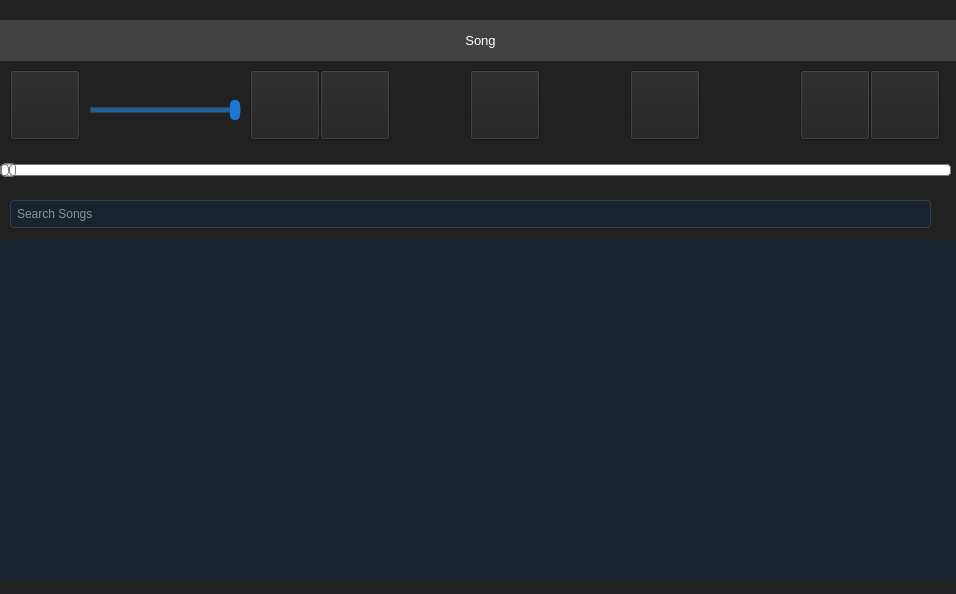
<ui version="4.0">
 <author/>
 <comment/>
 <exportmacro/>
 <class>AudioPlayer</class>
 <widget name="AudioPlayer" class="QMainWindow">
  <property name="geometry">
   <rect>
    <x>0</x>
    <y>0</y>
    <width>956</width>
    <height>594</height>
   </rect>
  </property>
  <property name="windowTitle">
   <string>MainWindow</string>
  </property>
  <property name="windowIcon">
   <iconset resource="resource.qrc">
    <normaloff>:/img/img/Player/music_0wh_icon.ico</normaloff>:/img/img/Player/music_0wh_icon.ico</iconset>
  </property>
  <property name="styleSheet">
   <string notr="true">background-color:#212121;</string>
  </property>
  <widget class="QWidget" name="centralWidget">
   <property name="sizePolicy">
    <sizepolicy hsizetype="Fixed" vsizetype="Fixed">
     <horstretch>0</horstretch>
     <verstretch>0</verstretch>
    </sizepolicy>
   </property>
   <widget class="QSlider" name="seekBar">
    <property name="geometry">
     <rect>
      <x>0</x>
      <y>160</y>
      <width>951</width>
      <height>20</height>
     </rect>
    </property>
    <property name="mouseTracking">
     <bool>true</bool>
    </property>
    <property name="focusPolicy">
     <enum>Qt::NoFocus</enum>
    </property>
    <property name="acceptDrops">
     <bool>false</bool>
    </property>
    <property name="styleSheet">
     <string notr="true">QSlider::groove:horizontal {
border: 1px solid #bbb;
background: white;
height: 10px;
border-radius: 4px;
}

QSlider::sub-page:horizontal {
background: qlineargradient(x1: 0, y1: 0,    x2: 0, y2: 1,
stop: 0 #66e, stop: 1 #bbf);
background: qlineargradient(x1: 0, y1: 0.2, x2: 1, y2: 1,
stop: 0 #bbf, stop: 1 #55f);
border: 1px solid #777;
height: 10px;
border-radius: 4px;
}

QSlider::add-page:horizontal {
background: #fff;
border: 1px solid #777;
height: 10px;
border-radius: 4px;
}

QSlider::handle:horizontal {
background: qlineargradient(x1:0, y1:0, x2:1, y2:1,
stop:0 #eee, stop:1 #ccc);
border: 1px solid #777;
width: 13px;
margin-top: -2px;
margin-bottom: -2px;
border-radius: 4px;
}

QSlider::handle:horizontal:hover {
background: qlineargradient(x1:0, y1:0, x2:1, y2:1,
stop:0 #fff, stop:1 #ddd);
border: 1px solid #444;
border-radius: 4px;
}

QSlider::sub-page:horizontal:disabled {
background: #bbb;
border-color: #999;
}

QSlider::add-page:horizontal:disabled {
background: #eee;
border-color: #999;
}

QSlider::handle:horizontal:disabled {
background: #eee;
border: 1px solid #aaa;
border-radius: 4px;
}</string>
    </property>
    <property name="maximum">
     <number>1000</number>
    </property>
    <property name="orientation">
     <enum>Qt::Horizontal</enum>
    </property>
   </widget>
   <widget class="QPushButton" name="back">
    <property name="geometry">
     <rect>
      <x>470</x>
      <y>70</y>
      <width>70</width>
      <height>70</height>
     </rect>
    </property>
    <property name="focusPolicy">
     <enum>Qt::NoFocus</enum>
    </property>
    <property name="toolTip">
     <string>backword</string>
    </property>
    <property name="styleSheet">
     <string notr="true">QPushButton:checked {
  background-color: #212121;
  border-radius: 4px;
  padding: 3px;

}



QPushButton:checked:selected {
  background: #1464A0;
  color: #32414B;
}

QPushButton:checked:hover {
  border: 1px solid #ffd000;
  color: #ffd000;
}


QPushButton:pressed {
  background-color: #19232D;
  border: 1px solid #19232D;
}

QPushButton:pressed:hover {
  border: 1px solid #148CD2;
}

QPushButton:hover {
  border: 1px solid #ffd000;
  color: #ffd000;
}

</string>
    </property>
    <property name="text">
     <string/>
    </property>
    <property name="icon">
     <iconset resource="resource.qrc">
      <normaloff>:/img/img/Player/left-arrow.png</normaloff>:/img/img/Player/left-arrow.png</iconset>
    </property>
    <property name="iconSize">
     <size>
      <width>40</width>
      <height>40</height>
     </size>
    </property>
   </widget>
   <widget class="QPushButton" name="play">
    <property name="geometry">
     <rect>
      <x>550</x>
      <y>70</y>
      <width>70</width>
      <height>70</height>
     </rect>
    </property>
    <property name="focusPolicy">
     <enum>Qt::NoFocus</enum>
    </property>
    <property name="toolTip">
     <string>Play / Pause</string>
    </property>
    <property name="styleSheet">
     <string notr="true">QPushButton:checked {
  background-color: #212121;
  border-radius: 4px;
  padding: 3px;

}



QPushButton:checked:selected {
  background: #1464A0;
  color: #32414B;
}

QPushButton:checked:hover {
  border: 1px solid #ffd000;
  color: #ffd000;
}


QPushButton:pressed {
  background-color: #19232D;
  border: 1px solid #19232D;
}

QPushButton:pressed:hover {
  border: 1px solid #148CD2;
}

QPushButton:hover {
  border: 1px solid #ffd000;
  color: #ffd000;
}

</string>
    </property>
    <property name="text">
     <string/>
    </property>
    <property name="icon">
     <iconset resource="resource.qrc">
      <normaloff>:/img/img/Player/play-button.png</normaloff>:/img/img/Player/play-button.png</iconset>
    </property>
    <property name="iconSize">
     <size>
      <width>50</width>
      <height>50</height>
     </size>
    </property>
    <property name="checkable">
     <bool>true</bool>
    </property>
    <property name="checked">
     <bool>true</bool>
    </property>
   </widget>
   <widget class="QPushButton" name="forward">
    <property name="geometry">
     <rect>
      <x>630</x>
      <y>70</y>
      <width>70</width>
      <height>70</height>
     </rect>
    </property>
    <property name="focusPolicy">
     <enum>Qt::NoFocus</enum>
    </property>
    <property name="toolTip">
     <string>Forword</string>
    </property>
    <property name="styleSheet">
     <string notr="true">QPushButton:checked {
  background-color: #212121;
  border-radius: 4px;
  padding: 3px;

}



QPushButton:checked:selected {
  background: #1464A0;
  color: #32414B;
}

QPushButton:checked:hover {
  border: 1px solid #ffd000;
  color: #ffd000;
}


QPushButton:pressed {
  background-color: #19232D;
  border: 1px solid #19232D;
}

QPushButton:pressed:hover {
  border: 1px solid #148CD2;
}

QPushButton:hover {
  border: 1px solid #ffd000;
  color: #ffd000;
}

</string>
    </property>
    <property name="text">
     <string/>
    </property>
    <property name="icon">
     <iconset resource="resource.qrc">
      <normaloff>:/img/img/Player/right-arrow.png</normaloff>:/img/img/Player/right-arrow.png</iconset>
    </property>
    <property name="iconSize">
     <size>
      <width>50</width>
      <height>50</height>
     </size>
    </property>
   </widget>
   <widget class="QPushButton" name="add">
    <property name="geometry">
     <rect>
      <x>320</x>
      <y>70</y>
      <width>70</width>
      <height>70</height>
     </rect>
    </property>
    <property name="focusPolicy">
     <enum>Qt::NoFocus</enum>
    </property>
    <property name="toolTip">
     <string>Open</string>
    </property>
    <property name="styleSheet">
     <string notr="true">QPushButton:checked {
  background-color: #212121;
  border-radius: 4px;
  padding: 3px;

}



QPushButton:checked:selected {
  background: #1464A0;
  color: #32414B;
}

QPushButton:checked:hover {
  border: 1px solid #ffd000;
  color: #ffd000;
}


QPushButton:pressed {
  background-color: #19232D;
  border: 1px solid #19232D;
}

QPushButton:pressed:hover {
  border: 1px solid #148CD2;
}

QPushButton:hover {
  border: 1px solid #ffd000;
  color: #ffd000;
}

</string>
    </property>
    <property name="text">
     <string/>
    </property>
    <property name="icon">
     <iconset resource="resource.qrc">
      <normaloff>:/img/img/Player/folder.png</normaloff>:/img/img/Player/folder.png</iconset>
    </property>
    <property name="iconSize">
     <size>
      <width>50</width>
      <height>50</height>
     </size>
    </property>
   </widget>
   <widget class="QPushButton" name="remove">
    <property name="geometry">
     <rect>
      <x>250</x>
      <y>70</y>
      <width>70</width>
      <height>70</height>
     </rect>
    </property>
    <property name="focusPolicy">
     <enum>Qt::NoFocus</enum>
    </property>
    <property name="toolTip">
     <string>Remove</string>
    </property>
    <property name="styleSheet">
     <string notr="true">QPushButton:checked {
  background-color: #212121;
  border-radius: 4px;
  padding: 3px;

}



QPushButton:checked:selected {
  background: #1464A0;
  color: #32414B;
}

QPushButton:checked:hover {
  border: 1px solid #ffd000;
  color: #ffd000;
}


QPushButton:pressed {
  background-color: #19232D;
  border: 1px solid #19232D;
}

QPushButton:pressed:hover {
  border: 1px solid #148CD2;
}

QPushButton:hover {
  border: 1px solid #ffd000;
  color: #ffd000;
}

</string>
    </property>
    <property name="text">
     <string/>
    </property>
    <property name="icon">
     <iconset resource="resource.qrc">
      <normaloff>:/img/img/Player/remove.png</normaloff>:/img/img/Player/remove.png</iconset>
    </property>
    <property name="iconSize">
     <size>
      <width>50</width>
      <height>50</height>
     </size>
    </property>
   </widget>
   <widget class="QLabel" name="currentSong">
    <property name="geometry">
     <rect>
      <x>0</x>
      <y>20</y>
      <width>961</width>
      <height>41</height>
     </rect>
    </property>
    <property name="font">
     <font>
      <pointsize>10</pointsize>
     </font>
    </property>
    <property name="styleSheet">
     <string notr="true">background-color:#424242;
color:white;</string>
    </property>
    <property name="text">
     <string>Song</string>
    </property>
    <property name="alignment">
     <set>Qt::AlignCenter</set>
    </property>
   </widget>
   <widget class="QListWidget" name="listWidget">
    <property name="geometry">
     <rect>
      <x>0</x>
      <y>240</y>
      <width>961</width>
      <height>341</height>
     </rect>
    </property>
    <property name="focusPolicy">
     <enum>Qt::NoFocus</enum>
    </property>
    <property name="contextMenuPolicy">
     <enum>Qt::NoContextMenu</enum>
    </property>
    <property name="styleSheet">
     <string notr="true">QWidget {
  background-color: #19232D;
  border: 0px solid #32414B;
  padding: 0px;
  color: #F0F0F0;
  selection-background-color: #1464A0;
  selection-color: #F0F0F0;
}

QWidget:disabled {
  background-color: #19232D;
  color: #787878;
  selection-background-color: #14506E;
  selection-color: #787878;
}

QWidget::item:selected {
  background-color: #1464A0;
}

QWidget::item:hover {
  background-color: #148CD2;
  color: #32414B;
}</string>
    </property>
    <property name="editTriggers">
     <set>QAbstractItemView::DoubleClicked</set>
    </property>
    <property name="showDropIndicator" stdset="0">
     <bool>false</bool>
    </property>
    <property name="movement">
     <enum>QListView::Static</enum>
    </property>
    <property name="spacing">
     <number>5</number>
    </property>
    <property name="viewMode">
     <enum>QListView::ListMode</enum>
    </property>
    <property name="currentRow">
     <number>-1</number>
    </property>
   </widget>
   <widget class="QPushButton" name="repeat">
    <property name="geometry">
     <rect>
      <x>870</x>
      <y>70</y>
      <width>70</width>
      <height>70</height>
     </rect>
    </property>
    <property name="focusPolicy">
     <enum>Qt::NoFocus</enum>
    </property>
    <property name="toolTip">
     <string>Repeat</string>
    </property>
    <property name="styleSheet">
     <string notr="true">QPushButton:checked {
  background-color: #212121;
  border-radius: 4px;
  padding: 3px;

}



QPushButton:checked:selected {
  background: #1464A0;
  color: #32414B;
}

QPushButton:checked:hover {
  border: 1px solid #ffd000;
  color: #ffd000;
}


QPushButton:pressed {
  background-color: #19232D;
  border: 1px solid #19232D;
}

QPushButton:pressed:hover {
  border: 1px solid #148CD2;
}

QPushButton:hover {
  border: 1px solid #ffd000;
  color: #ffd000;
}

</string>
    </property>
    <property name="text">
     <string/>
    </property>
    <property name="icon">
     <iconset resource="resource.qrc">
      <normaloff>:/img/img/Player/repeat.png</normaloff>:/img/img/Player/repeat.png</iconset>
    </property>
    <property name="iconSize">
     <size>
      <width>50</width>
      <height>50</height>
     </size>
    </property>
    <property name="checkable">
     <bool>true</bool>
    </property>
   </widget>
   <widget class="QPushButton" name="shuffle">
    <property name="geometry">
     <rect>
      <x>800</x>
      <y>70</y>
      <width>70</width>
      <height>70</height>
     </rect>
    </property>
    <property name="focusPolicy">
     <enum>Qt::NoFocus</enum>
    </property>
    <property name="toolTip">
     <string>Shuffle</string>
    </property>
    <property name="styleSheet">
     <string notr="true">QPushButton:checked {
  background-color: #212121;
  border-radius: 4px;
  padding: 3px;

}



QPushButton:checked:selected {
  background: #1464A0;
  color: #32414B;
}

QPushButton:checked:hover {
  border: 1px solid #ffd000;
  color: #ffd000;
}


QPushButton:pressed {
  background-color: #19232D;
  border: 1px solid #19232D;
}

QPushButton:pressed:hover {
  border: 1px solid #148CD2;
}

QPushButton:hover {
  border: 1px solid #ffd000;
  color: #ffd000;
}

</string>
    </property>
    <property name="text">
     <string/>
    </property>
    <property name="icon">
     <iconset resource="resource.qrc">
      <normaloff>:/img/img/Player/shuffle-arrows.png</normaloff>:/img/img/Player/shuffle-arrows.png</iconset>
    </property>
    <property name="iconSize">
     <size>
      <width>50</width>
      <height>50</height>
     </size>
    </property>
    <property name="checkable">
     <bool>true</bool>
    </property>
   </widget>
   <widget class="QSlider" name="volumeBar">
    <property name="geometry">
     <rect>
      <x>90</x>
      <y>100</y>
      <width>151</width>
      <height>20</height>
     </rect>
    </property>
    <property name="focusPolicy">
     <enum>Qt::NoFocus</enum>
    </property>
    <property name="toolTip">
     <string>Volume</string>
    </property>
    <property name="styleSheet">
     <string notr="true">QSlider:disabled {
  background: #19232D;
}

QSlider:focus {
  border: none;
}

QSlider::groove:horizontal {
  background: #32414B;
  border: 1px solid #32414B;
  height: 4px;
  margin: 0px;
  border-radius: 4px;
}






QSlider::sub-page:horizontal {
  background: #1464A0;
  border: 1px solid #32414B;
  height: 4px;
  margin: 0px;
  border-radius: 4px;
}

QSlider::sub-page:horizontal:disabled {
  background: #14506E;
}

QSlider::handle:horizontal {
  background: #1976d2;
  border: 1px solid #1976d2;
  width: 8px;
  height: 8px;
  margin: -8px 0px;
  border-radius: 4px;
}

QSlider::handle:horizontal:hover {
  background: #1976d2;
  border: 1px solid #1976d2;
}



</string>
    </property>
    <property name="maximum">
     <number>100</number>
    </property>
    <property name="value">
     <number>100</number>
    </property>
    <property name="orientation">
     <enum>Qt::Horizontal</enum>
    </property>
    <property name="invertedAppearance">
     <bool>false</bool>
    </property>
    <property name="invertedControls">
     <bool>false</bool>
    </property>
   </widget>
   <widget class="QPushButton" name="mute">
    <property name="geometry">
     <rect>
      <x>10</x>
      <y>70</y>
      <width>70</width>
      <height>70</height>
     </rect>
    </property>
    <property name="focusPolicy">
     <enum>Qt::NoFocus</enum>
    </property>
    <property name="toolTip">
     <string>Mute</string>
    </property>
    <property name="styleSheet">
     <string notr="true">QPushButton:checked {
  background-color: #212121;
  border-radius: 4px;
  padding: 3px;

}



QPushButton:checked:selected {
  background: #1464A0;
  color: #32414B;
}

QPushButton:checked:hover {
  border: 1px solid #ffd000;
  color: #ffd000;
}


QPushButton:pressed {
  background-color: #19232D;
  border: 1px solid #19232D;
}

QPushButton:pressed:hover {
  border: 1px solid #148CD2;
}

QPushButton:hover {
  border: 1px solid #ffd000;
  color: #ffd000;
}

</string>
    </property>
    <property name="text">
     <string/>
    </property>
    <property name="icon">
     <iconset resource="resource.qrc">
      <normaloff>:/img/img/Player/mute.png</normaloff>:/img/img/Player/mute.png</iconset>
    </property>
    <property name="iconSize">
     <size>
      <width>50</width>
      <height>50</height>
     </size>
    </property>
    <property name="checkable">
     <bool>true</bool>
    </property>
    <property name="checked">
     <bool>false</bool>
    </property>
    <property name="autoRepeat">
     <bool>false</bool>
    </property>
    <property name="flat">
     <bool>false</bool>
    </property>
   </widget>
   <widget class="QLineEdit" name="searchBar">
    <property name="geometry">
     <rect>
      <x>10</x>
      <y>200</y>
      <width>921</width>
      <height>28</height>
     </rect>
    </property>
    <property name="cursor">
     <cursorShape>ArrowCursor</cursorShape>
    </property>
    <property name="mouseTracking">
     <bool>false</bool>
    </property>
    <property name="styleSheet">
     <string notr="true">QLineEdit {
  background-color: #19232D;
  padding-top: 2px;
  /* This QLineEdit fix  103, 111 */
  padding-bottom: 2px;
  /* This QLineEdit fix  103, 111 */
  padding-left: 4px;
  padding-right: 4px;
  border-style: solid;
  border: 1px solid #32414B;
  border-radius: 4px;
  color: white;
}

QLineEdit:disabled {
  background-color: #19232D;
  color: #787878;
}

QLineEdit:hover {
  border: 1px solid #148CD2;
  color: #F0F0F0;
}

QLineEdit:selected {
  background: #1464A0;
  color: #32414B;
}</string>
    </property>
    <property name="cursorPosition">
     <number>0</number>
    </property>
    <property name="readOnly">
     <bool>false</bool>
    </property>
    <property name="placeholderText">
     <string>Search Songs</string>
    </property>
   </widget>
  </widget>
 </widget>
 <layoutdefault spacing="6" margin="11"/>
 <resources>
  <include location="resource.qrc"/>
 </resources>
 <connections/>
</ui>
